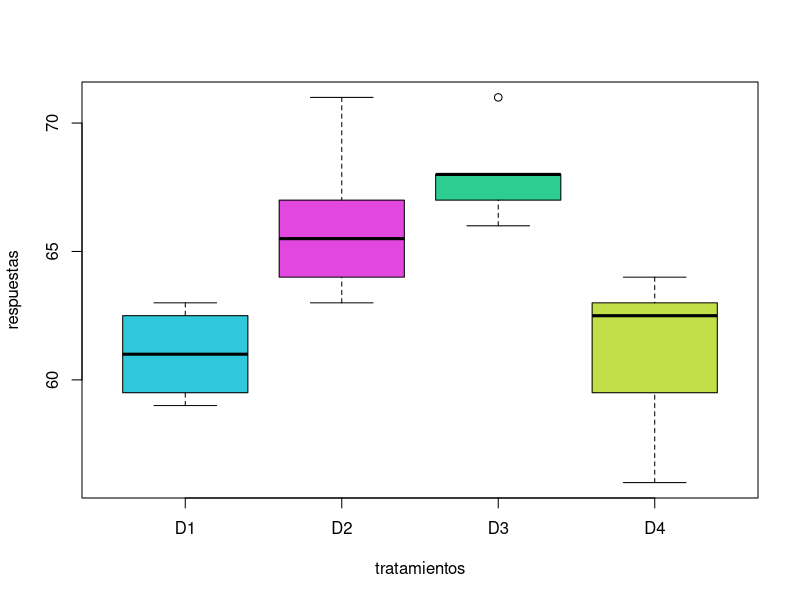
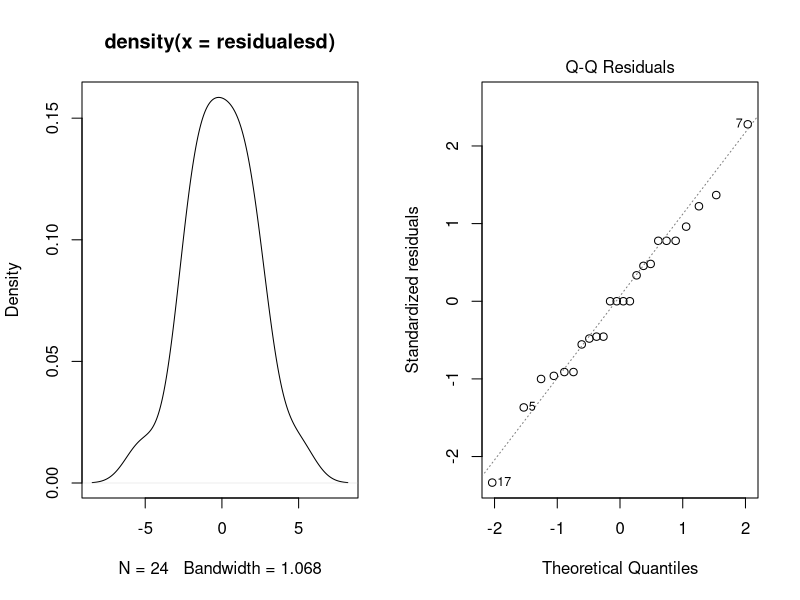
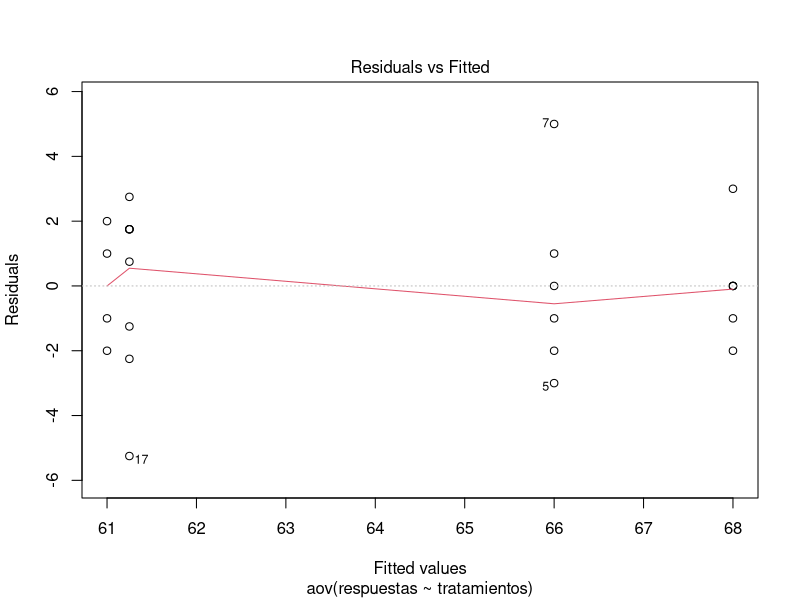
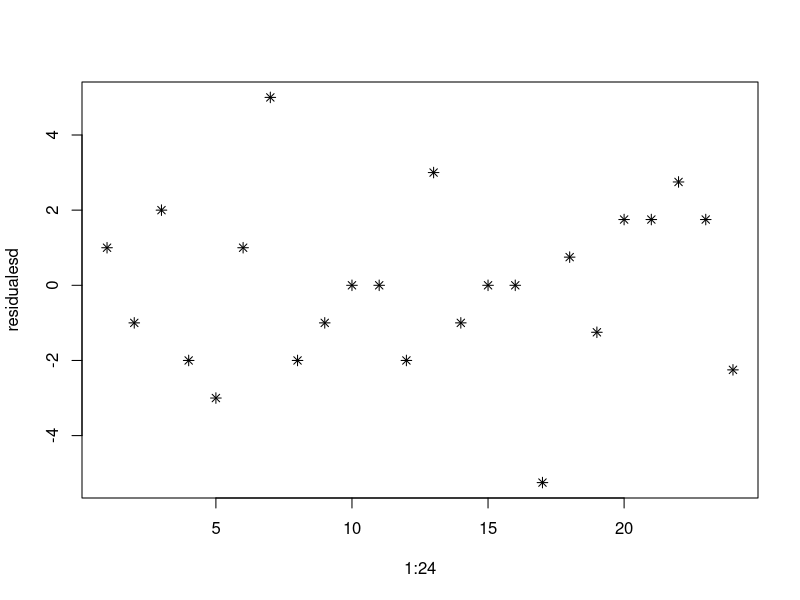

Reproduce these figures in R, in order.
#Para comparar cuatro dietas D 1 , D 2 , D 3 y D 4 , respecto a su influencia
#en el tiempo de coagulación de la sangre, se seleccionaron 24 animales y
#cada un recibió aleatoriamente una de las dietas. Los datos se muestran a
#continuación

#Hacer un diseño totalmente aleotarizado y Annova para comprobar hipotesis

# D1 = {61, 60, 63, 59} - 4 animales
# D2 = {63, 67, 71, 64, 65, 66} - 6 animales
# D3 = {68, 66, 71, 67, 68, 68} - 6 animales
# D4 = {56, 62, 60, 63, 63, 64, 63, 59} - 8 animales

#El diseño completamente aleorizado permite asignar de forma aleaotoria un tratamiento y evitar el sesgo de asignacion
#sesgo de asignacion.


tratamientos=rep(c("D1","D2","D3","D4"),c(4,6,6,8)) # c(4,6,6,8) indica el numero de animales que se aplico la dieta
tratamientos
#aplicando la funcion rep que sirve para repetir elementos de un vector por ejemplo D1 se repite 4 veces, D2 se repite 6 veces
#asi sucesivamente es decir obtenido un vector: "D1" "D1" "D1" "D1" "D2" "D2" "D2" "D2" "D2" "D2" "D3" "D3" 
# "D3" "D3" "D3" "D3" "D4" "D4" "D4" "D4" "D4" "D4" "D4" "D4" es cual se empareja con la variable respuesta

length(tratamientos) #Para indicar el numero de datos coompilados en la tablas, ademas para ver si el comando esta bien 

respuestas= c(62,60,63,59,
              63,67,71,64,65,66,
              68,66,71,67,68,68,
              56,62,60,63,63,64,63,59) #Los datos son separados para que se vean ordenados
length(respuestas)
datosdietas=data.frame(tratamientos,respuestas) #crear un marco de datos en una tabla donde se relaciona tratamientos y respuestas
datosdietas #ver en una tabla la relacion de datos de tratamientos y respuestas
attach(datosdietas) #Adjuntar datos al entorno de trabajo en R, esto hacer que la variable del marco de trabajo son accesibles por su
#nombre, estas variables se entiende como columnas para esta caso son las variable llamadas "tratamientos" y "respuestas"

boxplot(respuestas~tratamientos,data=datosdietas, col=c("#30C9DB","#E247E0","#2DCC90","#C2DE48")) #crear diagrama de caja
#que muestra la distribucion de datos en cuartiles
#como interpretar un boxplot

#La linea central representa la mediana, es decir el valor medio cuando los datos se ordenar de
#forma ascendente
#cuartiles - dividen los datos en 4 parte cada una con el 25%, donde debajo de la mediana de encuentra el cuartil uno que es el
#mediana de los datos debajo de la linea central
# ejemplo: datos = 3, 5, 6, 7, 9, 12 y 15 donde el cualtil 1 es 5 ya que es la mediana de los datos debajo de linea central (3, 5, 6)
#cuartil 2 es la linea central, cuartil 3 es la mediana de los datos arriba de linea central (9, 12, 15)

#informacion que nos da un boxplot: 1. identificación de la tendencia central y la dispersión  es decir ver donde se 
#concentran los datos y como se dispersan estos. 2. también permite identificar valores que estan fuera de la tendencia de los 
#datos, 3. comparación de distintos tratamientos y como se distribuye sus datos

#ANOVA - Analisis de Varianza es utilizada para evaluar si hay diferencias significativas de las medias
#entre varios grupos en esta caso son en las dietas como afectan el tiempo de coagulación, para esto se plantea
#dos hipotesis, la hipotesis nula donde no existen diferencias significativas de medias en los grupos y la hipotesis
#alternativa donde existen diferencias entre la medias de los grupos, al final obtenemos el valor F el cual nos indica si
#la variabilidad entre los grupos grupos es significativa respecto a la variabilidad dentro del grupo
# F = SSG/SSE donde SSG representa la variabilidad entre grupos (respecto a la media de todos los datos) y 
#SSE representa la variabilidad dentro del grupo (respecto a la media de cada grupo). Si F es alta
#esto quiere decir que la variabilidad es mayor entre grupos que dentro de estos
# La variabilidad se mide como la suma de cuadrados respecto a la media \[ SST = \sum_{i=1}^{n} (x_i - \bar{x})^2 \]

modelodietas=aov(respuestas~tratamientos,data=datosdietas)
summary(modelodietas)

#SUPUESTOS -diagnosticos
residualesd=residuals(modelodietas) #calcula la diferencia entre el modelo de regresión y los datos reales 
# Residuo = datos real - datos predicho por la regresion el cual viene del ANOVA, esto sirve para saber si existe
#un distribucion normal en tal caso los residuos son pequeños y evaluar aleatoridad
residualesd

#Es prime supuesto que se va evaluar es Normalidad, esto se hara por medio de 
#graficos de densidad y Q-Q plot

#Gráficos
par(mfrow=c(1,2))#División plano: Esto permite mostrar en la ventana grafica los dos graficos
plot(density(residualesd)) #Este es primer grafico que se muestra y es la densidad de residuos esta debe ser
#de una forma de campana simetrica 
plot(modelodietas,which=2) #Grafico cuantil cuantil, which = 2 indica para evaluar la normalidad de los residuos
#para q-q plot, donde el eje y indica los residuos reales y eje x los residuos teoricos, si muchos puntos forman una
#linea recta en la diagonal entonces existe un distribución normal de los datos, pero en caso contrario formando por ejemplo 
#un arco, un tendencia exponencial hacia arriba no normalidad no es buena o no existe 
#(ver https://www.statology.org/qq-plot-interpretation/)


#Los graficos ayudan en la coclusión del anova, sin embargo hace falta una prueba de hipotesis
dev.off()

#Prueba de normalidad
shapiro.test(residualesd)
#No rechazo H, acepto H
#Hay normalidad

#Supuesto de Homocedasticidad
#Gráfico
plot(modelodietas,which=1) #No hay embudos
#install.packages("car")

#Test de Bartlett
bartlett.test(respuestas~tratamientos,data=datosdietas)
#Hay homocedasticidad, no rechazo H

#Independencia (Supuesto)
plot(1:24,residualesd,pch=8)

#Interpretacion anova
#los tratamientos o las dietas si tienen efecto en la variable respuesta que es el tiempo de coagulación 
